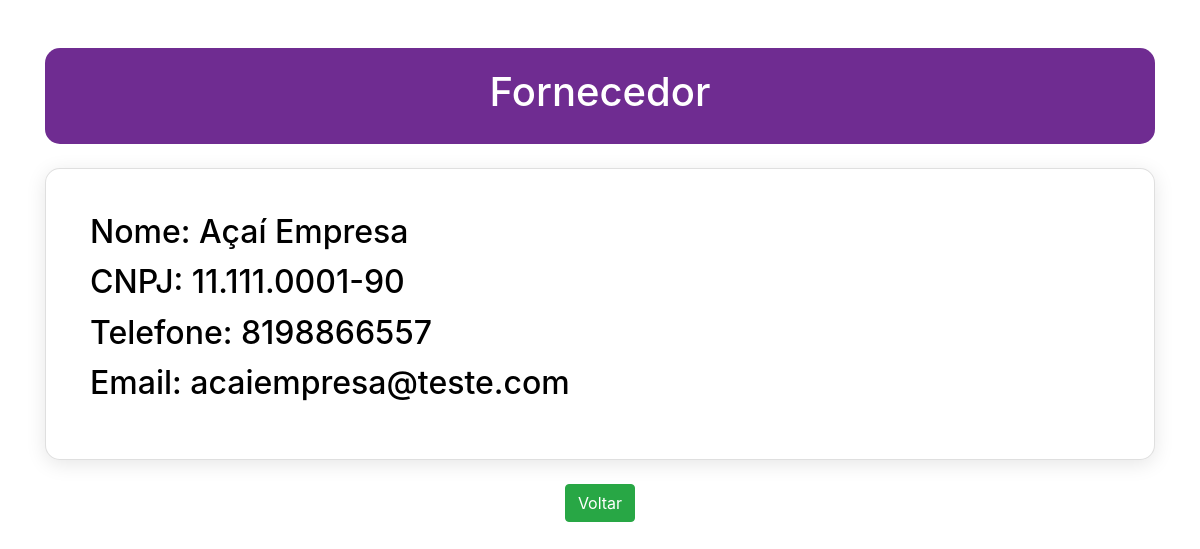
/fornecedores/view/1, run on the app's committed database.
### fornecedores/models.py (models this page shows, shortened)
class Fornecedor(models.Model):
    nome = models.CharField(max_length=200)
    cnpj = models.CharField(max_length=14, unique=True)
    telefone = models.CharField(max_length=15)
    email = models.EmailField()

### fornecedores/views.py (the view)
# urls.py: path('view/<int:pk>', views.fornecedor_view, name='fornecedor_view'),
def fornecedor_view(request, pk, template_name='fornecedores/fornecedor_detail.html'):
    fornecedor= get_object_or_404(Fornecedor, pk=pk)
    return render(request, template_name, {'object':fornecedor})

### fornecedores/templates/fornecedores/fornecedor_detail.html (shortened to what this page needs)
<!DOCTYPE html>
<html lang="pt-BR">
<head>
    <link rel="stylesheet" href="https://stackpath.bootstrapcdn.com/bootstrap/4.5.2/css/bootstrap.min.css">
</head>
<body>
<div class="container mt-5">
    <div class="header text-center mb-4">
        <h1>Fornecedor</h1>
    </div>
    <div class="card p-4">
        <div class="card-body">
            <h2 class="card-title text-purple">Nome: {{ object.nome }}</h2>
            <h2 class="card-title text-purple">CNPJ: {{ object.cnpj }}</h2>
            <h2 class="card-title text-purple">Telefone: {{ object.telefone }}</h2>
            <h2 class="card-title text-purple">Email: {{ object.email }}</h2>
        </div>
    </div>
    <div class="text-center mt-4">
        <a class="btn btn-success" href="{% url 'fornecedor_list' %}">Voltar</a>
    </div>
</div>
</body>
</html>

### fornecedores/templates/fornecedores/fornecedor_detail.html (style rules this page uses)
.text-purple { color: #000; }
.card { background-color: #ffffff; border-radius: 15px; box-shadow: 0 4px 20px rgba(0, 0, 0, 0.1); }
.header { background-color: #6f2c91; color: white; padding: 20px; border-radius: 15px; }

### data on the page
Fornecedor: nome "Açaí Empresa", cnpj "11.111.0001-90", telefone "8198866557", email "acaiempresa@teste.com"
